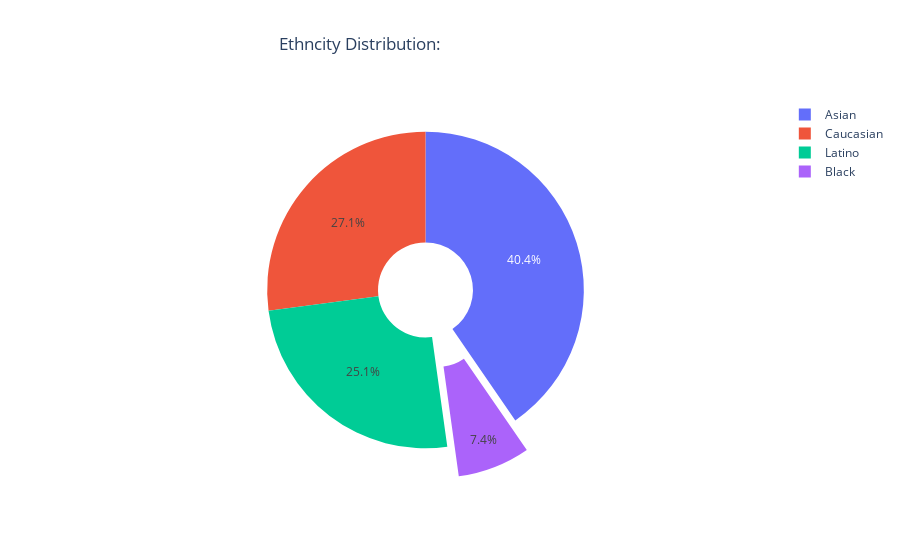

The cell this chart's notebook holds for it:
### Code cell
eth = df.groupby(by='Ethnicity').size().reset_index(name='Count')
fig = go.Figure(data=[go.Pie(labels=eth.Ethnicity, values=eth.Count, pull=[0,.2,0,0], hole=.3)])
fig.update_layout(
    title_text="Ethncity Distribution:",
    title_x=.4)
fig.show()

### Figure 1 — Plotly figure (JSON) as saved in the notebook; plotly's stock layout.template omitted (floating-point values rounded to 4 significant figures)
{"data": [{"hole": 0.3, "labels": ["Asian", "Black", "Caucasian", "Latino"], "pull": [0, 0.2, 0, 0], "type": "pie", "values": [404, 74, 271, 251]}], "layout": {"title": {"text": "Ethncity Distribution:", "x": 0.4}}}
